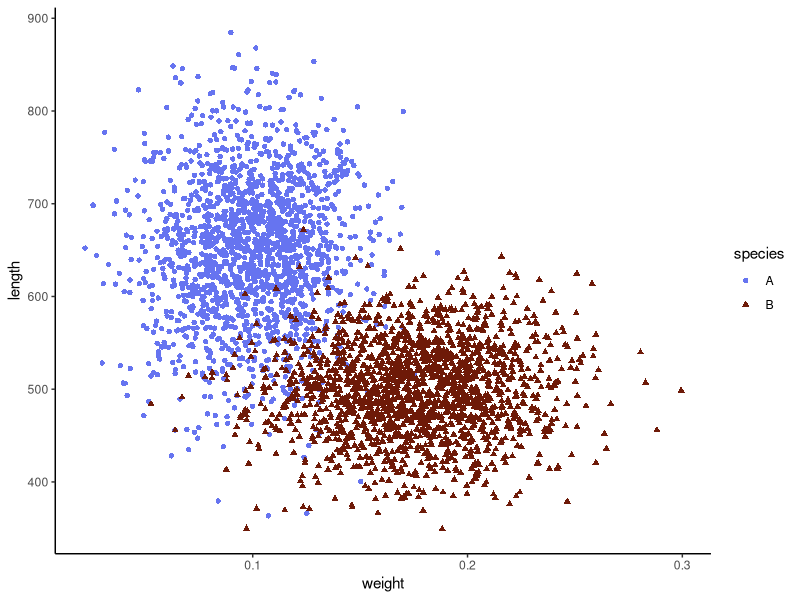
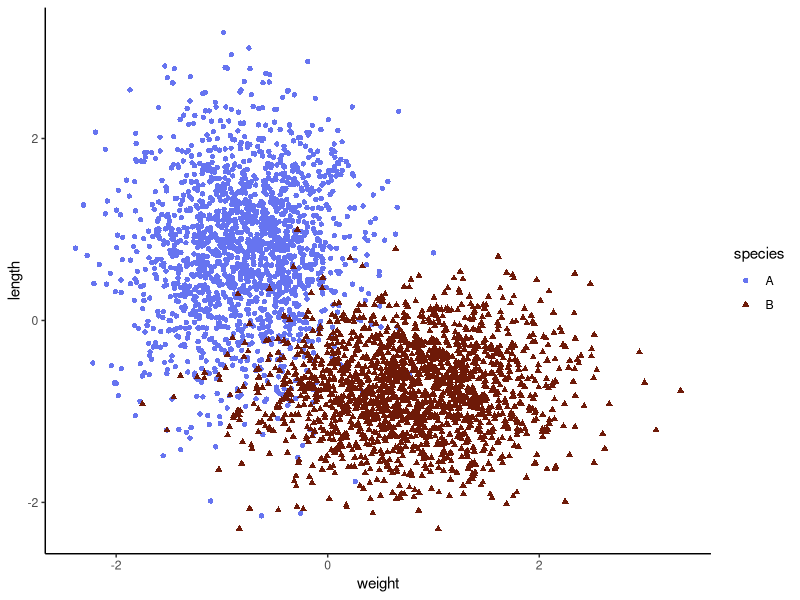

Here is the R script that generated these plots, in order:
## ---- chunk 1
library(ggplot2)
library(scales)
library(caret)
library(caTools)

set.seed(285)
## ---- chunk 2

number_data <- 5000

split <- 0.5


#Code to generate our data.

df <- data.frame(species = factor(c(rep("A", number_data*split), rep("B", number_data*(1-split)))))

df$length <- c(rnorm(number_data*split, 650, 75), rnorm(number_data*(1-split), 500, 50))

df$weight <- c(rnorm(number_data*split, 0.1, 0.025), rnorm(number_data*(1-split), 0.175, 0.035))

# Note that this could be editted for differing dataset, though there is no need to worry about these numbers for this example.

## ---- chunk 3

split_determined  <- sample.split(df$species, SplitRatio = 0.7)
df.train <- df[split_determined,]
df.test  <- df[!split_determined,]
## ---- chunk 4
ggplot(df.train, aes(x=weight, y=length, shape=species, color=species)) +
  geom_point() + theme_classic() +
  scale_color_manual(values = c("#6674f0", "#6e1a08"))

## ---- chunk 5

#determine our rescaling based on the train dataset.
train_scaling <- preProcess(df.train, method=c("scale", "center"))

#rescale the train dataset
df.train <- predict(train_scaling, df.train)

#rescale the test dataset
df.test  <- predict(train_scaling, df.test)
## ---- chunk 6
ggplot(df.train, aes(x=weight, y=length, shape=species, color=species)) +
  geom_point() + theme_classic() +
  scale_color_manual(values = c("#6674f0", "#6e1a08"))


## ---- chunk 7

#Choose the parameter values to search.
svm_grid <- expand.grid(C = 2^(-2:7))

svm_trained <- train(species ~., 
                     data = df.train, 
                     method = "svmLinear", 
                     trControl = trainControl(method="repeatedcv", number=10, repeats=3), 
                     tuneGrid = svm_grid)

svm_trained
#show the summary of our svm training

## ---- chunk 8

final_svm_model  <- svm_trained$bestTune

## ---- chunk 9
svm_trained
## ---- chunk 10
pred=predict(svm_trained, df.test)

cm <- caret::confusionMatrix(pred, df.test$species) 
#this uses the confusionMatrix function from the caret package
cm

## ---- chunk 11

cm$table

## ---- chunk 12

cm$overall

## ---- chunk 13

cm$byClass
